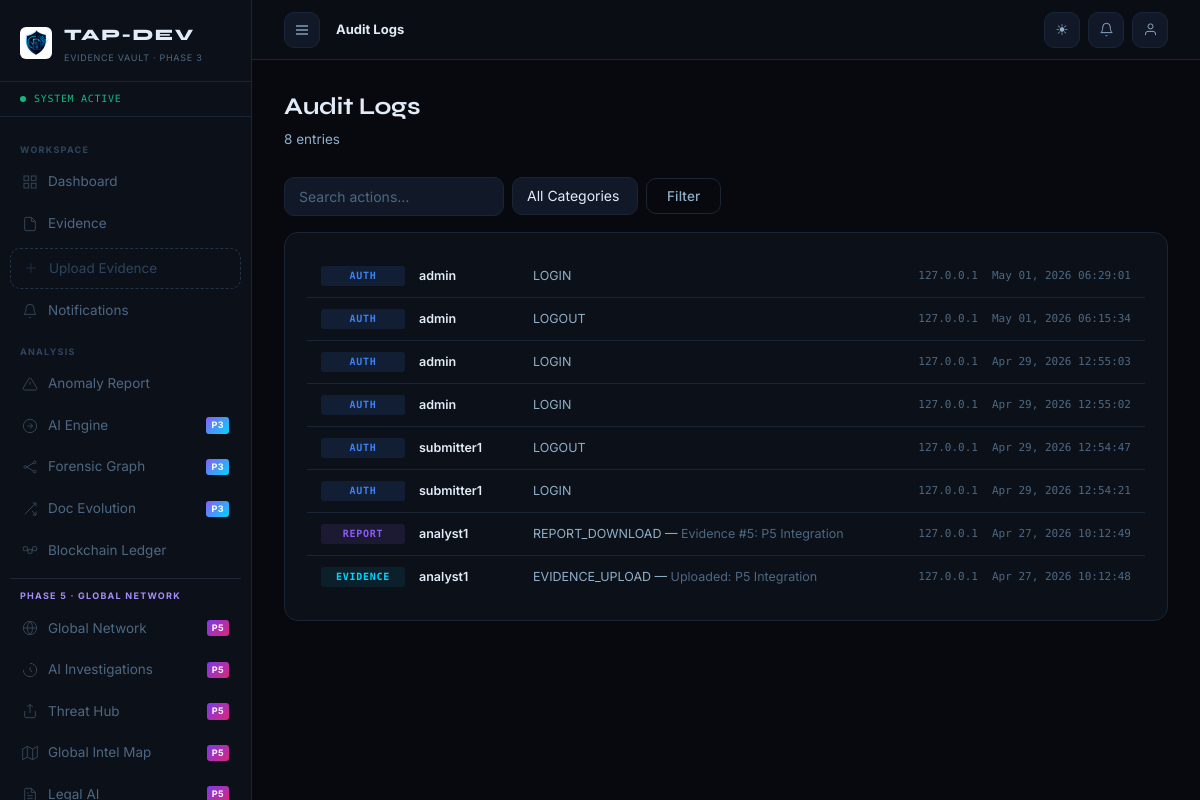
The page /audit/ (signed in) on the database as committed earlier.
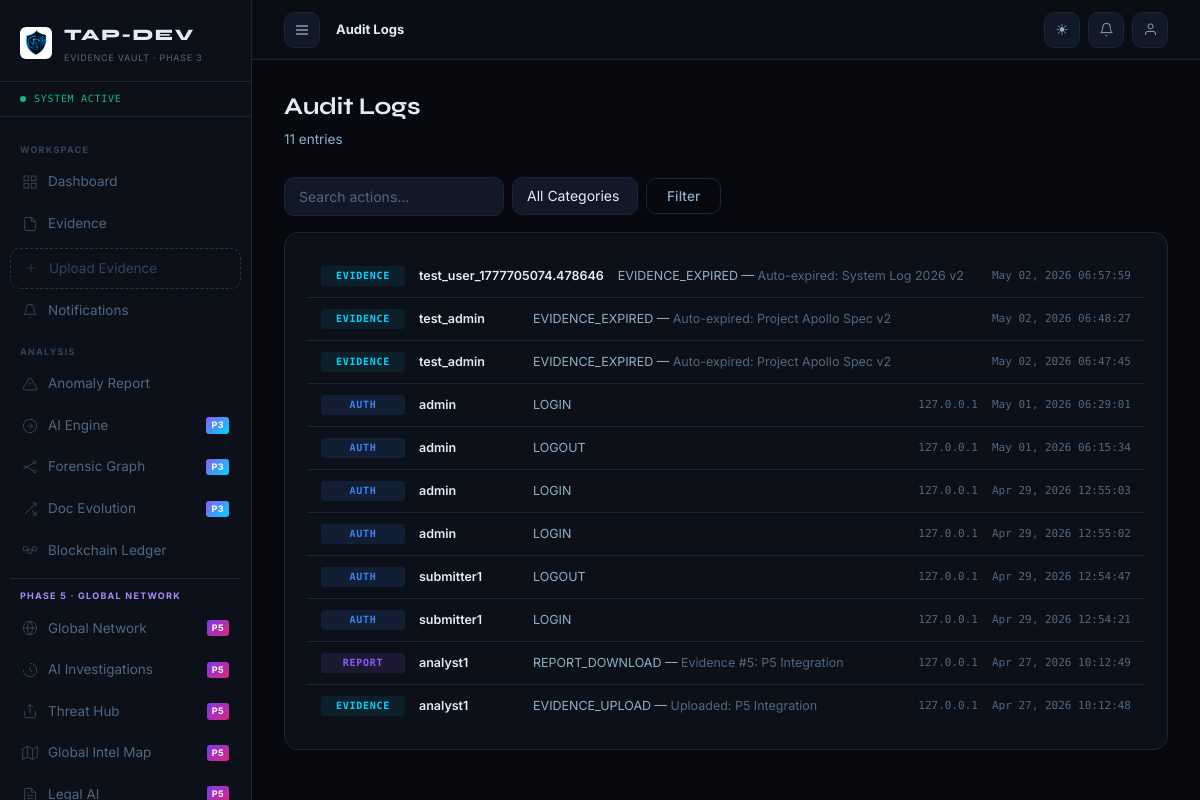
The same page on the database as committed later.
### apps/users/models.py (models this page shows, shortened)
class ActivityLog(models.Model):
    CATEGORY_CHOICES = [
        ('AUTH',      'Authentication'),
        ('EVIDENCE',  'Evidence'),
        ('ADMIN',     'Admin'),
        ('PROFILE',   'Profile'),
        ('REPORT',    'Report'),
        ('BLOCKCHAIN','Blockchain'),
        ('SYSTEM',    'System'),
    ]
    user       = models.ForeignKey(User, on_delete=models.SET_NULL, null=True, related_name='activity_logs')
    action     = models.CharField(max_length=100)
    category   = models.CharField(max_length=20, choices=CATEGORY_CHOICES, default='SYSTEM')
    detail     = models.TextField(blank=True)
    ip_address = models.GenericIPAddressField(null=True, blank=True)
    timestamp  = models.DateTimeField(auto_now_add=True)
    metadata   = models.JSONField(default=dict, blank=True)
    class Meta:
        db_table = 'tap_activity_logs'
        ordering = ['-timestamp']

### apps/users/audit_views.py (the view)
# urls.py: urlpatterns = [path('', audit_views.audit_view, name='logs')]
@login_required
def audit_view(request):
    category = request.GET.get('category','')
    search   = request.GET.get('q','')
    if request.user.profile.is_admin:
        qs = ActivityLog.objects.select_related('user').all()
    else:
        qs = ActivityLog.objects.filter(user=request.user)
    if category: qs = qs.filter(category=category)
    if search:   qs = qs.filter(action__icontains=search)
    return render(request, 'audit/logs.html', {
        'logs': qs[:200], 'category': category, 'search': search,
        'categories': ActivityLog.CATEGORY_CHOICES,
    })

### apps/notifications/context_processors.py (called while the page is built)
def notifications_ctx(request):
    if request.user.is_authenticated:
        count = request.user.notifications.filter(is_read=False).count()
        return {'unread_notifications': count}
    return {'unread_notifications': 0}

### apps/users/models.py (called while the page is built)
    @property
    def is_admin(self): return self.role == 'ADMIN'

    def get_avatar_initials(self):
        fn = self.user.first_name[:1] if self.user.first_name else ''
        ln = self.user.last_name[:1]  if self.user.last_name  else ''
        return (fn + ln).upper() or self.user.username[:2].upper()

### templates/audit/logs.html (shortened to what this page needs)
{% extends 'base.html' %}{% block title %}Audit Logs{% endblock %}
{% block breadcrumb %}<strong>Audit Logs</strong>{% endblock %}
{% block content %}
<div class="page-header">
  <div><h1 class="page-title">Audit Logs</h1><p class="page-sub">{{ logs|length }} entries{% if not request.user.profile.is_admin %} (your activity){% endif %}</p></div>
</div>
<div class="filter-bar"><form method="get" class="filter-form">
  <input type="text" name="q" value="{{ search }}" class="form-input filter-search" placeholder="Search actions…">
  <select name="category" class="form-input filter-select" onchange="this.form.submit()">
    <option value="">All Categories</option>
  </select>
  <button type="submit" class="btn btn-ghost">Filter</button>
</form></div>
<div class="card">
  {% for log in logs %}
  <div class="audit-row">
    <span class="audit-cat cat-{{ log.category|lower }}">{{ log.category }}</span>
    {% if request.user.profile.is_admin %}<span class="audit-user">{{ log.user.username|default:"system" }}</span>{% endif %}
    <span class="audit-action">{{ log.action }}{% if log.detail %} — <span class="text-dim">{{ log.detail|truncatechars:50 }}</span>{% endif %}</span>
    {% if log.ip_address %}<span class="mono-sm text-dim" style="flex-shrink:0">{{ log.ip_address }}</span>{% endif %}
    <span class="audit-time">{{ log.timestamp|date:"M d, Y H:i:s" }}</span>
  </div>
  {% empty %}<div class="empty-state"><p>No log entries found.</p></div>{% endfor %}
</div>{% endblock %}

### templates/base.html (shortened to what this page needs)
{% load static %}<!DOCTYPE html>
<html lang="en" data-theme="dark">
<head>
  <link rel="stylesheet" href="{% static 'css/tapdev.css' %}">
</head>
<body class="app-layout">
<aside class="sidebar" id="sidebar">
  <a href="{% url 'home:landing' %}" class="sidebar-brand">
    <img src="{% static 'images/logo.jpg' %}" alt="TAP-DEV Logo" style="width:32px;height:32px;border-radius:6px;object-fit:cover;">
    <div class="brand-text">
      <div class="brand-name">TAP-DEV</div>
      <div class="brand-tagline">Evidence Vault · Phase 3</div>
    </div>
  </a>
  <div class="sidebar-phase"><span class="phase-dot"></span>System Active</div>
  <nav class="sidebar-nav">
    <div class="nav-group-label">Workspace</div>
    <a href="{% url 'dashboard:home' %}" class="nav-link {% block nav_dash %}{% endblock %}">
      <svg width="16" height="16" fill="none" stroke="currentColor" stroke-width="1.5" viewBox="0 0 24 24"><rect x="3" y="3" width="7" height="7"/><rect x="14" y="3" width="7" height="7"/><rect x="14" y="14" width="7" height="7"/><rect x="3" y="14" width="7" height="7"/></svg>Dashboard
    </a>
    <a href="{% url 'evidence:list' %}" class="nav-link {% block nav_evidence %}{% endblock %}">
      <svg width="16" height="16" fill="none" stroke="currentColor" stroke-width="1.5" viewBox="0 0 24 24"><path d="M14 2H6a2 2 0 0 0-2 2v16a2 2 0 0 0 2 2h12a2 2 0 0 0 2-2V8z"/><polyline points="14 2 14 8 20 8"/></svg>Evidence
    </a>
    <a href="{% url 'evidence:upload' %}" class="nav-link nav-upload {% block nav_upload %}{% endblock %}">
      <svg width="16" height="16" fill="none" stroke="currentColor" stroke-width="1.5" viewBox="0 0 24 24"><line x1="12" y1="5" x2="12" y2="19"/><line x1="5" y1="12" x2="19" y2="12"/></svg>Upload Evidence
    </a>
    <a href="{% url 'notifications:list' %}" class="nav-link {% block nav_notif %}{% endblock %}">
      <svg width="16" height="16" fill="none" stroke="currentColor" stroke-width="1.5" viewBox="0 0 24 24"><path d="M18 8A6 6 0 0 0 6 8c0 7-3 9-3 9h18s-3-2-3-9"/><path d="M13.73 21a2 2 0 0 1-3.46 0"/></svg>Notifications
    </a>
    {% if user.profile.role != 'SUBMITTER' %}
    <div class="nav-group-label">Analysis</div>
    <a href="{% url 'analysis:anomaly_list' %}" class="nav-link {% block nav_analysis %}{% endblock %}">
      <svg width="16" height="16" fill="none" stroke="currentColor" stroke-width="1.5" viewBox="0 0 24 24"><path d="M10.29 3.86L1.82 18a2 2 0 001.71 3h16.94a2 2 0 001.71-3L13.71 3.86a2 2 0 00-3.42 0z"/><line x1="12" y1="9" x2="12" y2="13"/><line x1="12" y1="17" x2="12.01" y2="17"/></svg>Anomaly Report
    </a>
    <a href="{% url 'ai:dashboard' %}" class="nav-link {% block nav_ai %}{% endblock %}">
      <svg width="16" height="16" fill="none" stroke="currentColor" stroke-width="1.5" viewBox="0 0 24 24"><circle cx="12" cy="12" r="10"/><path d="M8 12h8M12 8l4 4-4 4"/></svg>AI Engine
      <span class="nav-badge-phase3">P3</span>
    </a>
    <a href="{% url 'graph:dashboard' %}" class="nav-link {% block nav_graph %}{% endblock %}">
      <svg width="16" height="16" fill="none" stroke="currentColor" stroke-width="1.5" viewBox="0 0 24 24"><circle cx="5" cy="12" r="2"/><circle cx="19" cy="5" r="2"/><circle cx="19" cy="19" r="2"/><line x1="7" y1="12" x2="17" y2="6"/><line x1="7" y1="12" x2="17" y2="18"/></svg>Forensic Graph
      <span class="nav-badge-phase3">P3</span>
    </a>
    <a href="{% url 'evolution:dashboard' %}" class="nav-link {% block nav_evolution %}{% endblock %}">
      <svg width="16" height="16" fill="none" stroke="currentColor" stroke-width="1.5" viewBox="0 0 24 24"><polyline points="16 3 21 3 21 8"/><line x1="4" y1="20" x2="21" y2="3"/><polyline points="21 16 21 21 16 21"/><line x1="15" y1="15" x2="21" y2="21"/></svg>Doc Evolution
      <span class="nav-badge-phase3">P3</span>
    </a>
    <a href="{% url 'blockchain:tx_list' %}" class="nav-link {% block nav_chain %}{% endblock %}">
      Blockchain Ledger
    </a>
    {% endif %}
    {% if user.profile.role == 'ADMIN' or user.profile.role == 'ANALYST' %}
    <div class="nav-group-label" style="color:#a78bfa;border-top:1px solid rgba(167,139,250,.15);margin-top:8px;padding-top:10px;">Phase 5 · Global Network</div>
    <a href="{% url 'global_network:dashboard' %}" class="nav-link {% block nav_gnet %}{% endblock %}">
      <svg width="16" height="16" fill="none" stroke="currentColor" stroke-width="1.5" viewBox="0 0 24 24"><circle cx="12" cy="12" r="10"/><line x1="2" y1="12" x2="22" y2="12"/><path d="M12 2a15.3 15.3 0 0 1 4 10 15.3 15.3 0 0 1-4 10 15.3 15.3 0 0 1-4-10 15.3 15.3 0 0 1 4-10z"/></svg>Global Network
      <span class="nav-badge-p5">P5</span>
    </a>
    <a href="{% url 'autonomous_ai:dashboard' %}" class="nav-link {% block nav_autoai %}{% endblock %}">
      <svg width="16" height="16" fill="none" stroke="currentColor" stroke-width="1.5" viewBox="0 0 24 24"><path d="M12 2a10 10 0 0 1 10 10c0 5.52-4.48 10-10 10A10 10 0 0 1 2 12"/><path d="M12 8v4l3 3"/></svg>AI Investigations
      <span class="nav-badge-p5">P5</span>
    </a>
    <a href="{% url 'threat_sharing:hub' %}" class="nav-link {% block nav_tshare %}{% endblock %}">
      <svg width="16" height="16" fill="none" stroke="currentColor" stroke-width="1.5" viewBox="0 0 24 24"><path d="M4 12v8a2 2 0 0 0 2 2h12a2 2 0 0 0 2-2v-8"/><polyline points="16 6 12 2 8 6"/><line x1="12" y1="2" x2="12" y2="15"/></svg>Threat Hub
      <span class="nav-badge-p5">P5</span>
    </a>
    <a href="{% url 'global_intel:map' %}" class="nav-link {% block nav_gintel %}{% endblock %}">
      <svg width="16" height="16" fill="none" stroke="currentColor" stroke-width="1.5" viewBox="0 0 24 24"><polygon points="1 6 1 22 8 18 16 22 23 18 23 2 16 6 8 2 1 6"/><line x1="8" y1="2" x2="8" y2="18"/><line x1="16" y1="6" x2="16" y2="22"/></svg>Global Intel Map
      <span class="nav-badge-p5">P5</span>
    </a>
    <a href="{% url 'legal_ai:dashboard' %}" class="nav-link {% block nav_legalai %}{% endblock %}">
      Legal AI
      <span class="nav-badge-p5">P5</span>
    </a>
    {% endif %}
  </nav>
</aside>
<div class="main-area">
  <div class="topbar">
    <button class="topbar-btn" id="sidebar-toggle" onclick="document.getElementById('sidebar').classList.toggle('open')">
      <svg width="16" height="16" fill="none" stroke="currentColor" stroke-width="2" viewBox="0 0 24 24"><line x1="3" y1="6" x2="21" y2="6"/><line x1="3" y1="12" x2="21" y2="12"/><line x1="3" y1="18" x2="21" y2="18"/></svg>
    </button>
    <div class="topbar-breadcrumb">{% block breadcrumb %}<strong>TAP-DEV</strong>{% endblock %}</div>
    <div class="topbar-actions">
      <button class="topbar-btn" id="theme-toggle" onclick="toggleTheme()" title="Toggle theme">☀</button>
      <a href="{% url 'notifications:list' %}" class="topbar-btn" title="Notifications">
        <svg width="15" height="15" fill="none" stroke="currentColor" stroke-width="1.5" viewBox="0 0 24 24"><path d="M18 8A6 6 0 0 0 6 8c0 7-3 9-3 9h18s-3-2-3-9"/><path d="M13.73 21a2 2 0 0 1-3.46 0"/></svg>
      </a>
      <a href="{% url 'profile:view' %}" class="topbar-btn" title="Profile">
        <svg width="15" height="15" fill="none" stroke="currentColor" stroke-width="1.5" viewBox="0 0 24 24"><path d="M20 21v-2a4 4 0 0 0-4-4H8a4 4 0 0 0-4 4v2"/><circle cx="12" cy="7" r="4"/></svg>
      </a>
    </div>
  </div>
  <div class="page-content">
    {% block content %}{% endblock %}
  </div>
</div>
</body>
</html>

Rows that differ between the two databases and show on the page:
added ActivityLog: category "EVIDENCE", user.username "test_user_1777705074.478646", action "EVIDENCE_EXPIRED", detail "Auto-expired: System Log 2026 v2", timestamp "May 02, 2026 06:57:59"
added ActivityLog: category "EVIDENCE", user.username "test_admin", action "EVIDENCE_EXPIRED", detail "Auto-expired: Project Apollo Spec v2", timestamp "May 02, 2026 06:48:27"
added ActivityLog: category "EVIDENCE", user.username "test_admin", action "EVIDENCE_EXPIRED", detail "Auto-expired: Project Apollo Spec v2", timestamp "May 02, 2026 06:47:45"
Other text that changed with them:
{{ logs|length }}: "8" → "11"
